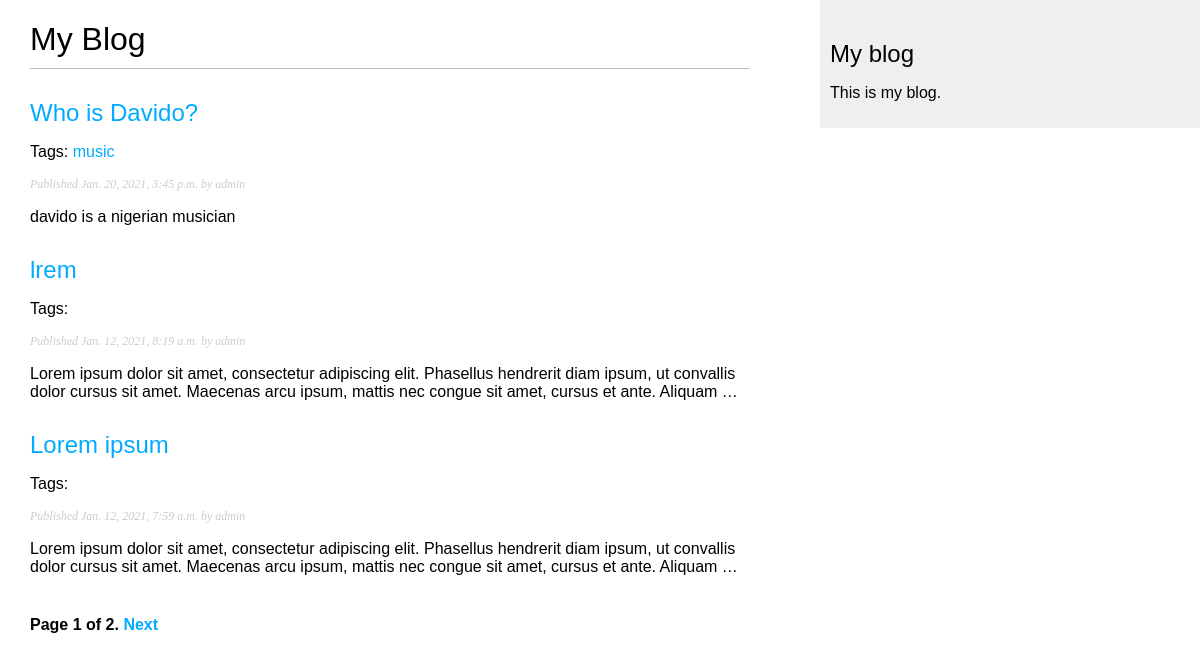
The page / on the database its author committed.
### blog/models.py (models this page shows, shortened)
class Post(models.Model):
    STATUS_CHOICES = (
        ('draft', 'Draft'),
        ('published', 'Published'),
    )
    title = models.CharField(max_length=250)
    slug = models.SlugField(max_length=250,
                            unique_for_date='publish')
    author = models.ForeignKey(User,
                               on_delete=models.CASCADE,
                               related_name='blog_posts')
    body = models.TextField()
    publish = models.DateTimeField(default=timezone.now)
    created = models.DateTimeField(auto_now_add=True)
    status = models.CharField(max_length=10,
                              choices=STATUS_CHOICES,
                              default='draft')
    class Meta:
        ordering = ('-publish',)
    def get_absolute_url(self):
        return reverse('blog:post_detail',
                       args=[self.publish.year,
                             self.publish.month,
                             self.publish.day, self.slug])
    objects = models.Manager()  # The default manager
    published = PublishedManager()
    tags = TaggableManager()

### blog/views.py (the view)
# urls.py: path('', views.post_list, name='post_list'),
def post_list(request, tag_slug=None):
    object_list = Post.published.all()
    tag = None
    if tag_slug:
        tag = get_object_or_404(Tag, slug=tag_slug)
        object_list = object_list.filter(tags__in=[tag])
    paginator = Paginator(object_list, 3)  # 3 posts in each page
    page = request.GET.get('page')
    try:
        posts = paginator.page(page)
    except PageNotAnInteger:
        posts = paginator.page(1)
    except EmptyPage:
        posts = paginator.page(paginator.num_pages)
    return render(request,
                  'blog/post/list.html',
                  {'posts': posts,
                   'page': page,
                   'tag': tag})

### blog/models.py (called while the page is built)
    def get_queryset(self):
        return super().get_queryset().filter(status='published')

### templates/blog/post/list.html (shortened to what this page needs)
{% extends 'blog/base.html' %}
{% block content %}
  <h1>My Blog</h1>
  {% for post in posts %}
    <h2>
        <a href="{{ post.get_absolute_url }}">
            {{ post.title }}
        </a>
    </h2>
    <p class="tags">Tags:
        {% for tag in post.tags.all %}
          <a href="{% url 'blog:post_list_by_tag' tag.slug %}">
              {{ tag.name }}
          </a>
        {% endfor %}
    </p>
    <p class="date">
        Published {{ post.publish }} by {{ post.author }}
    </p>
    {{ post.body|truncatewords:30|linebreaks }}
  {% endfor %}
  {% include "blog/pagination.html" with page=posts %}
{% endblock %}

### templates/blog/base.html (shortened to what this page needs)
{% load static %}
<!DOCTYPE html>
<html lang="en">
<head>
    <link rel="stylesheet" href="{% static 'css/blog.css' %}">
</head>
<body>
  <div id="content">
      {% block content %}
      {% endblock %}
  </div>
  <div id="sidebar">
      <h2>My blog</h2>
      <p>This is my blog.</p>
  </div>
</body>
</html>

### templates/blog/pagination.html (shortened to what this page needs)
<div class="pagination">
    <span class="step-links">
        <span class="current">
            Page {{ page.number }} of {{ page.paginator.num_pages }}.
        </span>
        {% if page.has_next %}
           <a href="?page={{ page.next_page_number }}">Next</a>
        {% endif %}
    </span>
</div>

### static/css/blog.css (style rules this page uses)
body { margin:0; padding:0; font-family:helvetica, sans-serif; }
a { color:#00abff; text-decoration:none; }
h1 { font-weight:normal; border-bottom:1px solid #bbb; padding:0 0 10px 0; }
h2 { font-weight:normal; margin:30px 0 0; }
#content { float:left; width:60%; padding:0 0 0 30px; }
#sidebar { float:right; width:30%; padding:10px; background:#efefef; height:100%; }
p.date { color:#ccc; font-family: georgia, serif; font-size: 12px; font-style: italic; }
.pagination { margin:40px 0; font-weight:bold; }

### rows shown on the page
Post: title "Who is Davido?", publish "Jan. 20, 2021, 3:45 p.m.", author "admin", body "davido is a nigerian musician"
Tag: name "music"
Post: title "lrem", publish "Jan. 12, 2021, 8:19 a.m.", author "admin", body "Lorem ipsum dolor sit amet, consectetur adipiscing elit. Phasellus hendrerit diam ipsum, ut convallis dolor cursus sit amet. Maecenas arcu ipsum, mattis nec congue sit amet, cursus et ante. Aliquam …"
Post: title "Lorem ipsum", publish "Jan. 12, 2021, 7:59 a.m.", author "admin", body "Lorem ipsum dolor sit amet, consectetur adipiscing elit. Phasellus hendrerit diam ipsum, ut convallis dolor cursus sit amet. Maecenas arcu ipsum, mattis nec congue sit amet, cursus et ante. Aliquam …"

### other values the page prints
{{ page.number }} "1"
{{ page.paginator.num_pages }} "2"
